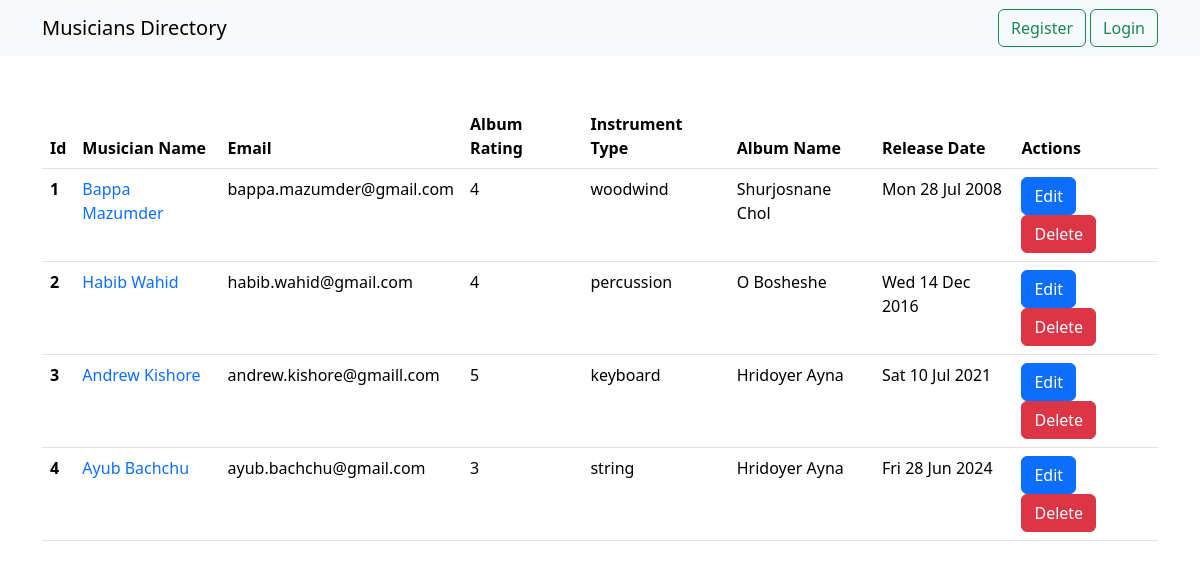
The page / on the database its author committed.
### albums/models.py (models this page shows, shortened)
class Album(models.Model):
  album_name=models.CharField(max_length=50)
  musician = models.ForeignKey(Musician, on_delete=models.CASCADE)
  release_date=models.DateField()
  rating_choice = [
    ('1', '1'),
    ('2', '2'),
    ('3', '3'),
    ('4', '4'),
    ('5', '5'),
    ]
  rating = models.CharField(max_length=50,
  choices=rating_choice, default='-------')

### musicians/models.py (models this page shows, shortened)
class Musician(models.Model):
  first_name=models.CharField(max_length=50)
  last_name=models.CharField(max_length=50)
  email=models.EmailField()
  phone_no=models.CharField(max_length=12)
  instrument_choice = [
    ('percussion', 'Percussion'),
    ('woodwind', 'Woodwind'),
    ('string', 'String'),
    ('brass', 'Brass'),
    ('keyboard', 'Keyboard'),
    ]
  instrument_type = models.CharField(max_length=50,
 choices=instrument_choice, default='-------')

### project19_19_practice_day_2/views.py (the view)
# urls.py: 2. Add a URL to urlpatterns:  path('', views.home, name='home')
def home(request):
  data=Album.objects.all()
  return render(request,'home.html',{'data':data})

### templates/home.html (shortened to what this page needs)
{% extends "base.html" %}
{% block content%}
<div class="container py-5">
  <div class="d-flex flex-wrap gap-5 justify-content-center:""">
    <table class="table table-hover">
      <thead>
        <tr>
          <th scope="col">Id</th>
          <th scope="col">Musician Name</th>
          <th scope="col">Email</th>
          <th scope="col">Album Rating</th>
          <th scope="col">Instrument Type</th>
          <th scope="col">Album Name</th>
          <th scope="col">Release Date</th>
          <th scope="col">Actions</th>
        </tr>
      </thead>
      <tbody>
        {%for album in data%}
        <tr>
          <th scope="row">{{ forloop.counter }}</th>
          <td><a href="{% url 'editmusician' album.musician.id %}" class="text-decoration-none">
            {{album.musician.first_name}} {{album.musician.last_name}}
          </a></td>
          <td>{{album.musician.email}}</td>
          <td>{{album.rating}}</td>
          <td>{{album.musician.instrument_type}}</td>
          <td>{{album.album_name}}</td>
          <td>{{album.release_date | date:"D d M Y"}}</td>
          <td>
            <a href="{% url 'editalbum' album.id%}" class="btn btn-primary">Edit</a>
            <a href="{% url 'deletealbum' album.id %}" class="btn btn-danger">Delete</a>
          </td>
        </tr>
        {% endfor %}
      </tbody>
    </table>
  </div>
  </div>
{% endblock %}

### templates/base.html (shortened to what this page needs)
<!DOCTYPE html>
<html lang="en">
<head>
  <link href="https://cdn.jsdelivr.net/npm/bootstrap@5.3.3/dist/css/bootstrap.min.css" rel="stylesheet">
</head>
<body>
  <nav class="navbar navbar-expand-lg bg-body-tertiary">
    <div class="container">
      <a class="navbar-brand" href="{% url 'homepage' %}">
        Musicians Directory
      </a>
      <div class="collapse navbar-collapse" id="navbarSupportedContent">
        <div class='d-flex gap-1'>
          {% if request.user.is_authenticated %}
          <a href='{% url 'profile'%}' class="btn btn-outline-success" type="submit">Profile</a>
          <a href='{% url 'logout' %}' class="btn btn-outline-danger" type="submit">Logout</a>
          {%else%}
          <a href='{% url 'register'%}' class="btn btn-outline-success" type="submit">Register</a>
          <a href='{% url 'login'%}' class="btn btn-outline-success" type="submit">Login</a>
          {%endif%}
        </div>
      </div>
    </div>
  </nav>
  {% block content %}
  {% endblock %}
</body>
</html>

### rows shown on the page
Album: musician.first_name "Bappa", musician.last_name "Mazumder", musician.email "bappa.mazumder@gmail.com", rating "4", musician.instrument_type "woodwind", album_name "Shurjosnane Chol", release_date "Mon 28 Jul 2008"
Album: musician.first_name "Habib", musician.last_name "Wahid", musician.email "habib.wahid@gmail.com", rating "4", musician.instrument_type "percussion", album_name "O Bosheshe", release_date "Wed 14 Dec 2016"
Album: musician.first_name "Andrew", musician.last_name "Kishore", musician.email "andrew.kishore@gmaill.com", rating "5", musician.instrument_type "keyboard", album_name "Hridoyer Ayna", release_date "Sat 10 Jul 2021"
Album: musician.first_name "Ayub", musician.last_name "Bachchu", musician.email "ayub.bachchu@gmail.com", rating "3", musician.instrument_type "string", album_name "Hridoyer Ayna", release_date "Fri 28 Jun 2024"
